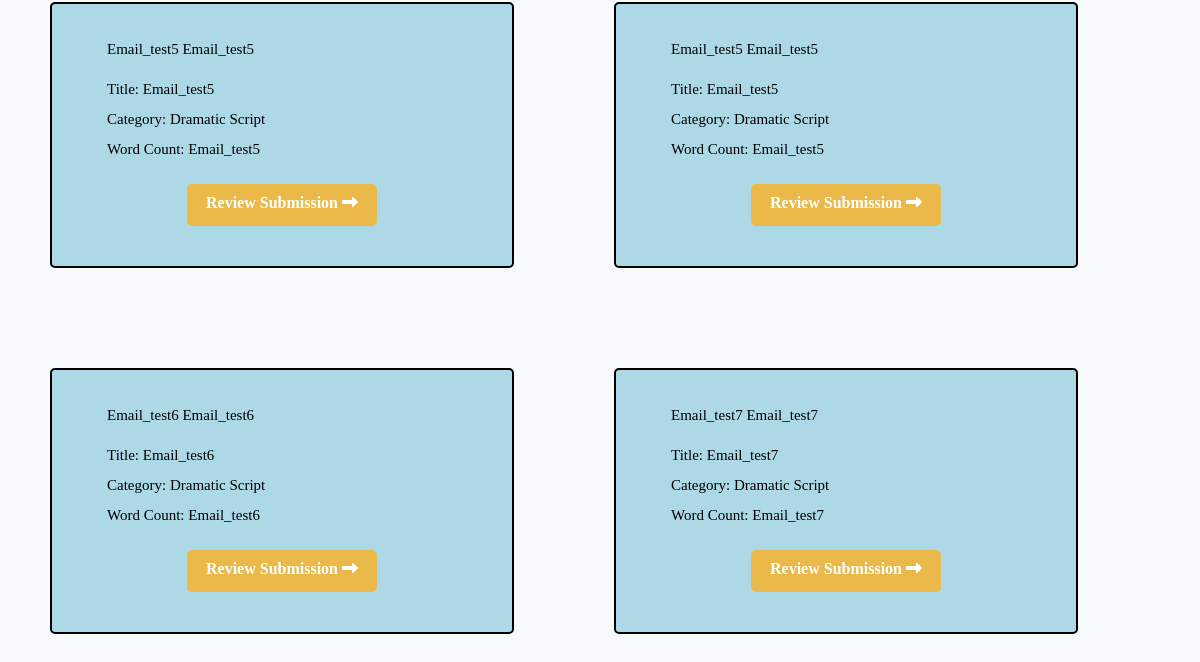
Before: /admin-page/ (lower part) with the older database file.
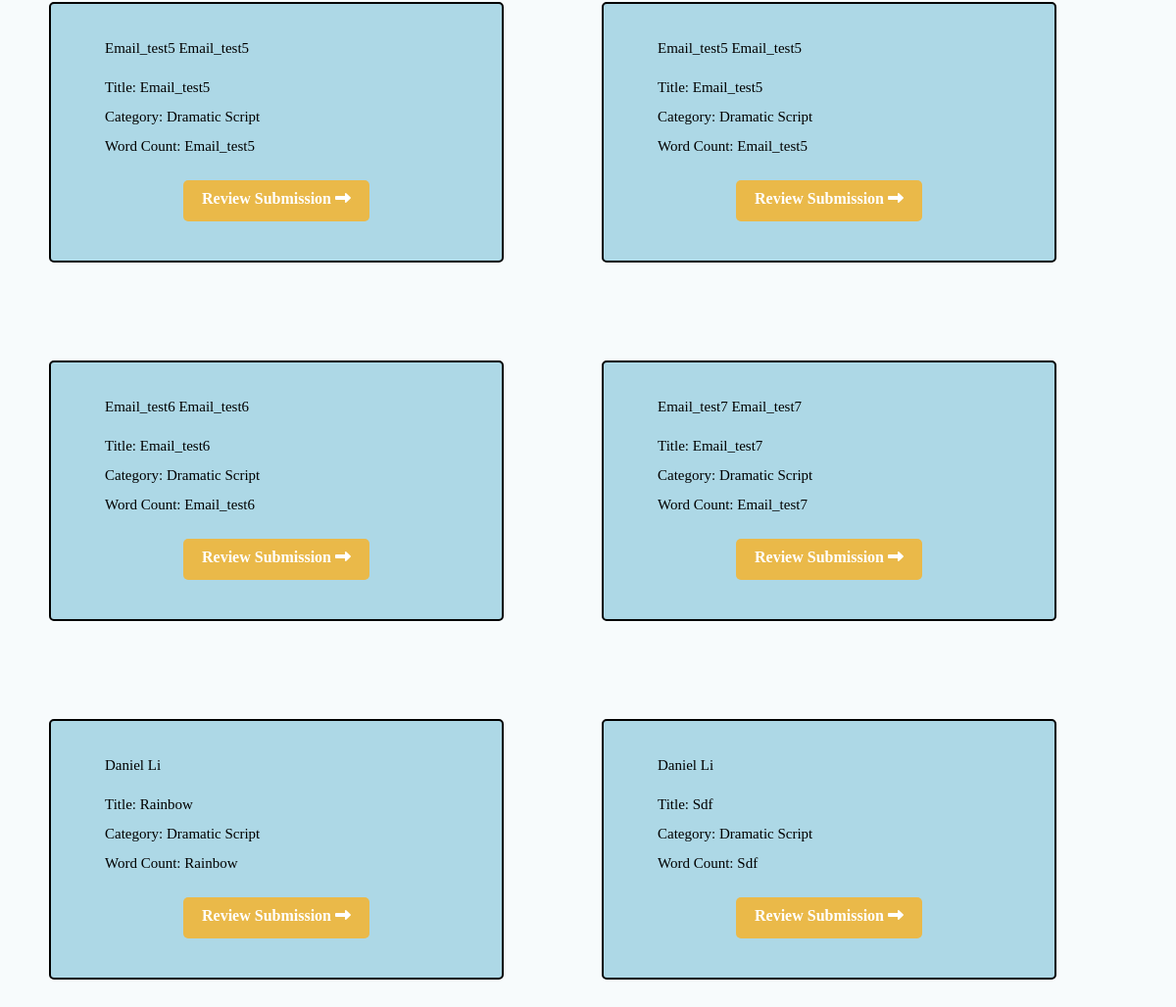
After: the same page with the newer database file.
### website_data/models.py (models this page shows, shortened)
class TestFileModel(models.Model):
    firstname = models.CharField(default="___", max_length=100)
    lastname = models.CharField(default="___", max_length=100)
    email = models.CharField(default="___", max_length=100)
    phone_number = models.CharField(default="___", max_length=100)
    country = models.CharField(default="___", max_length=100)
    city = models.CharField(default="___", max_length=100)
    zipcode = models.CharField(default="___", max_length=100)
    grade_level = models.CharField(default="___", max_length=100)
    birthday = models.DateField(default="1990-01-01")
    school_name = models.CharField(default="___", max_length=100)
    school_address = models.CharField(default="___", max_length=100)
    parent_firstname = models.CharField(default="___", max_length=100)
    parent_lastname = models.CharField(default="___", max_length=100)
    parent_email = models.CharField(default="___", max_length=100)
    parent_phone_number = models.CharField(default="___", max_length=100)
    category1 = models.CharField(default="___", max_length=100)
    title1 = models.CharField(default="___", max_length=100)
    word_count1 = models.CharField(default="___", max_length=100)
    pdf_file1 = models.FileField(default="___")
    category2 = models.CharField(default="___", max_length=100)
    title2 = models.CharField(default="___", max_length=100)
    word_count2 = models.CharField(default="___", max_length=100)
    pdf_file2 = models.FileField(default="___")
    category3 = models.CharField(default="___", max_length=100)
    title3 = models.CharField(default="___", max_length=100)
    word_count3 = models.CharField(default="___", max_length=100)
    pdf_file3 = models.FileField(default="___")
    category4 = models.CharField(default="___", max_length=100)
    title4 = models.CharField(default="___", max_length=100)
    word_count4 = models.CharField(default="___", max_length=100)
    pdf_file4 = models.FileField(default="___")
    category5 = models.CharField(default="___", max_length=100)
    title5 = models.CharField(default="___", max_length=100)
    word_count5 = models.CharField(default="___", max_length=100)
    pdf_file5 = models.FileField(default="___")
    class Meta:
        verbose_name = "Student Submission"

### website_data/views.py (the view)
# urls.py: path('admin-page/', views.admin_page),
def admin_page(request):
    graded_lst = [int(i['submission']) for i in JudgeModel.objects.all().values()]
    return render(request, "admin_page.html", {"submissions": list(TestFileModel.objects.all().values()),
                                               "gradings": list(JudgeModel.objects.all().values()),
                                               "graded_lst": graded_lst})

### website_data/templates/admin_page.html (shortened to what this page needs)
{% load static %}
<!DOCTYPE html>
<html lang="en">
  <head>
    <link rel="stylesheet" href="../static/style.css" />
  </head>
  <body>
    <div id="submission-box">
      {% for submission in submissions %}
        {% if submission.id in graded_lst %}
          <div class="submission graded">
              {% for grade in gradings %}
                {% if submission.id|slugify == grade.submission|slugify %}
                  <p>Graded by {{grade.graded_by}}</p>
                  <p>Rating: {{grade.rating}}</p>
                {% endif %}
              {% endfor %}
              <p style="text-transform: capitalize; font-size: 30px;">{{submission.firstname}} {{submission.lastname}}</p>
              <div class="info">
                <p>Title: {{submission.title1}}</p>
                <p>Category: {{submission.category1}}</p>
                <p>Word Count: {{submission.word_count1}}</p>
              </div>
              <a class="submission-link" href="/admin-page/submission?id={{submission.id}}">Review Submission <i class="fa-solid fa-right-long"></i></a>
            </div>
        {% else %}
        <div class="submission ungraded">
          <p style="text-transform: capitalize; font-size: 30px;">{{submission.firstname}} {{submission.lastname}}</p>
          <div class="info">
            <p>Title: {{submission.title1}}</p>
            <p>Category: {{submission.category1}}</p>
            <p>Word Count: {{submission.word_count1}}</p>
          </div>
          <a class="submission-link" href="/admin-page/submission?id={{submission.id}}">Review Submission <i class="fa-solid fa-right-long"></i></a>
        </div>
        {% endif %}
      {% endfor %}
    </div>
  </body>
</html>

### website_data/static/style.css (style rules this page uses)
html { overflow-x: hidden; }
body { margin: 0; background-color: #F7FBFC; position: relative; display: flex; flex-direction: column; }
body { overflow-x: hidden; }

### website_data/templates/admin_page.html (style rules this page uses)
#submission-box { display: flex; flex-wrap: wrap; }
.submission { width: 400px; margin: 50px; background-color: lightblue; padding: 30px; border: 2px solid black; border-radius: 5px; display: flex; flex-wrap: wrap; flex-direction: column; }
.info { margin-top: 10px; }
.submission a { margin: 20px auto 10px auto; width: 170px; height: 22px; color: white !important; padding: 10px; font-weight: bold; text-align: center; background-color: #eab949; border-radius: 5px; text-decoration: none; }

Changed rows visible on the page:
added TestFileModel: firstname "Daniel", lastname "Li", title1 "Rainbow", category1 "Dramatic Script", word_count1 "Rainbow"
added TestFileModel: firstname "Daniel", lastname "Li", title1 "Sdf", category1 "Dramatic Script", word_count1 "Sdf"
